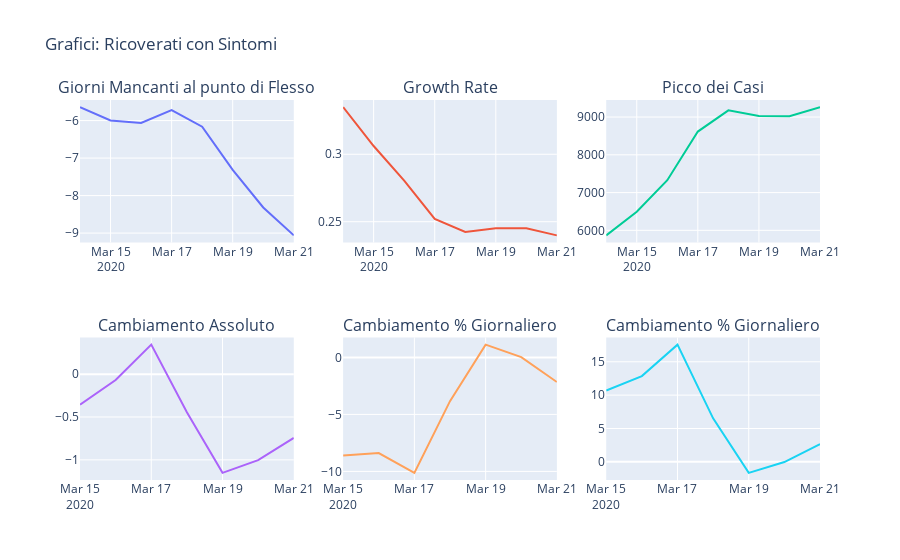

The cell this chart's notebook holds for it:
### Markdown cell above
## Ricoverati Con Sintomi

### Code cell
df = run_fit(region_temp, 'ricoverati_con_sintomi')
print_plot(df, 'Grafici: Ricoverati con Sintomi')

### Figure 1 — Plotly figure (JSON) as saved in the notebook; plotly's stock layout.template omitted (floating-point values rounded to 4 significant figures)
{"data": [{"mode": "lines", "name": "Numero di Giorni Mancanti a Metà del Picco", "type": "scatter", "x": ["2020-03-14", "2020-03-15", "2020-03-16", "2020-03-17", "2020-03-18", "2020-03-19", "2020-03-20", "2020-03-21"], "xaxis": "x", "y": [-5.641, -5.996, -6.063, -5.718, -6.163, -7.315, -8.318, -9.061], "yaxis": "y"}, {"mode": "lines", "name": "Growth Rate", "type": "scatter", "x": ["2020-03-14", "2020-03-15", "2020-03-16", "2020-03-17", "2020-03-18", "2020-03-19", "2020-03-20", "2020-03-21"], "xaxis": "x2", "y": [0.335, 0.3061, 0.2804, 0.252, 0.2424, 0.2451, 0.2451, 0.2398], "yaxis": "y2"}, {"mode": "lines", "name": "Picco dei Casi", "type": "scatter", "x": ["2020-03-14", "2020-03-15", "2020-03-16", "2020-03-17", "2020-03-18", "2020-03-19", "2020-03-20", "2020-03-21"], "xaxis": "x3", "y": [5866.0, 6493.0, 7328.0, 8616.0, 9177.0, 9026.0, 9023.0, 9263.0], "yaxis": "y3"}, {"mode": "lines", "name": "Numero di Giorni Mancanti a Metà del Picco", "type": "scatter", "x": ["2020-03-15", "2020-03-16", "2020-03-17", "2020-03-18", "2020-03-19", "2020-03-20", "2020-03-21"], "xaxis": "x4", "y": [-0.355, -0.06701, 0.3455, -0.445, -1.152, -1.003, -0.7432], "yaxis": "y4"}, {"mode": "lines", "name": "Growth Rate", "type": "scatter", "x": ["2020-03-15", "2020-03-16", "2020-03-17", "2020-03-18", "2020-03-19", "2020-03-20", "2020-03-21"], "xaxis": "x5", "y": [-8.615, -8.392, -10.13, -3.837, 1.123, 0.0225, -2.158], "yaxis": "y5"}, {"mode": "lines", "name": "Picco dei Casi", "type": "scatter", "x": ["2020-03-15", "2020-03-16", "2020-03-17", "2020-03-18", "2020-03-19", "2020-03-20", "2020-03-21"], "xaxis": "x6", "y": [10.69, 12.86, 17.57, 6.516, -1.652, -0.02954, 2.66], "yaxis": "y6"}], "layout": {"annotations": [{"font": {"size": 16}, "showarrow": false, "text": "Giorni Mancanti al punto di Flesso", "x": 0.1444, "xanchor": "center", "xref": "paper", "y": 1, "yanchor": "bottom", "yref": "paper"}, {"font": {"size": 16}, "showarrow": false, "text": "Growth Rate", "x": 0.5, "xanchor": "center", "xref": "paper", "y": 1, "yanchor": "bottom", "yref": "paper"}, {"font": {"size": 16}, "showarrow": false, "text": "Picco dei Casi", "x": 0.8556, "xanchor": "center", "xref": "paper", "y": 1, "yanchor": "bottom", "yref": "paper"}, {"font": {"size": 16}, "showarrow": false, "text": "Cambiamento Assoluto", "x": 0.1444, "xanchor": "center", "xref": "paper", "y": 0.375, "yanchor": "bottom", "yref": "paper"}, {"font": {"size": 16}, "showarrow": false, "text": "Cambiamento % Giornaliero", "x": 0.5, "xanchor": "center", "xref": "paper", "y": 0.375, "yanchor": "bottom", "yref": "paper"}, {"font": {"size": 16}, "showarrow": false, "text": "Cambiamento % Giornaliero", "x": 0.8556, "xanchor": "center", "xref": "paper", "y": 0.375, "yanchor": "bottom", "yref": "paper"}], "showlegend": false, "title": {"text": "Grafici: Ricoverati con Sintomi"}, "xaxis": {"anchor": "y", "domain": [0, 0.2889]}, "xaxis2": {"anchor": "y2", "domain": [0.3556, 0.6444]}, "xaxis3": {"anchor": "y3", "domain": [0.7111, 1]}, "xaxis4": {"anchor": "y4", "domain": [0, 0.2889]}, "xaxis5": {"anchor": "y5", "domain": [0.3556, 0.6444]}, "xaxis6": {"anchor": "y6", "domain": [0.7111, 1]}, "yaxis": {"anchor": "x", "domain": [0.625, 1]}, "yaxis2": {"anchor": "x2", "domain": [0.625, 1]}, "yaxis3": {"anchor": "x3", "domain": [0.625, 1]}, "yaxis4": {"anchor": "x4", "domain": [0, 0.375]}, "yaxis5": {"anchor": "x5", "domain": [0, 0.375]}, "yaxis6": {"anchor": "x6", "domain": [0, 0.375]}}}
